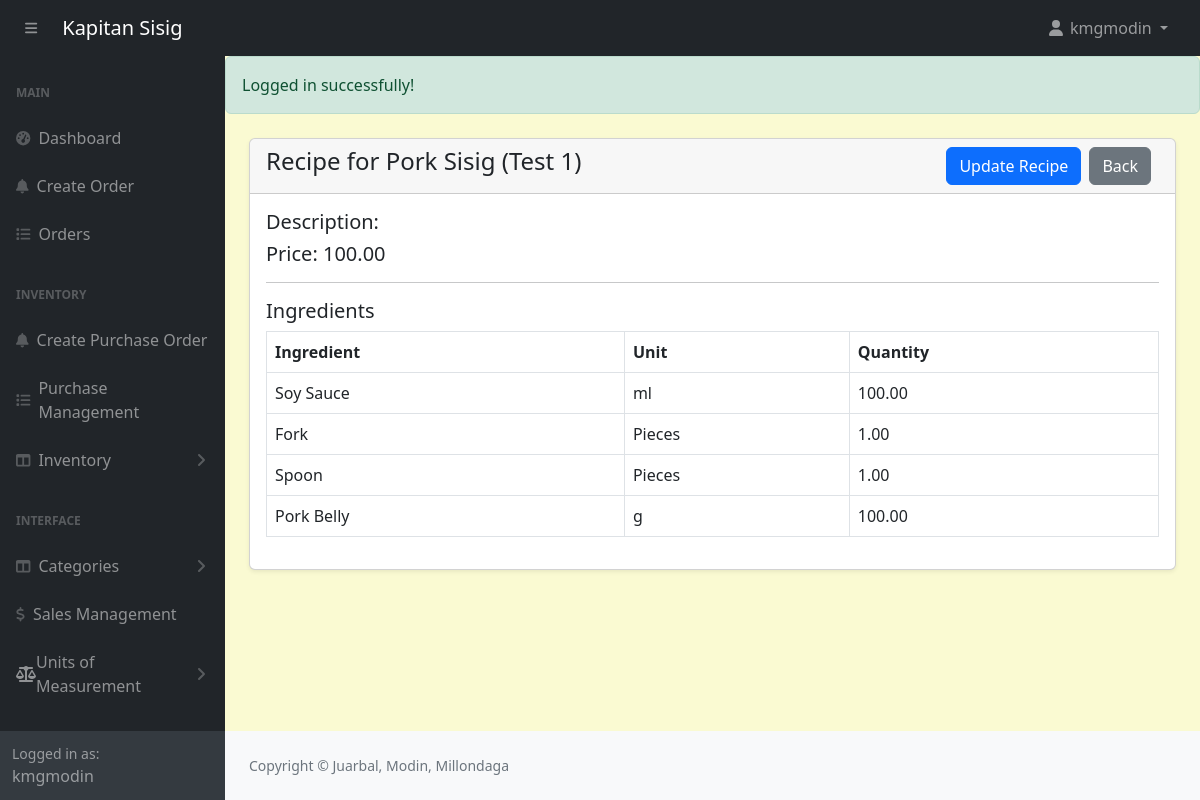
The page /admin/recipe-view.php?id=5 (signed in) on the database as committed earlier.
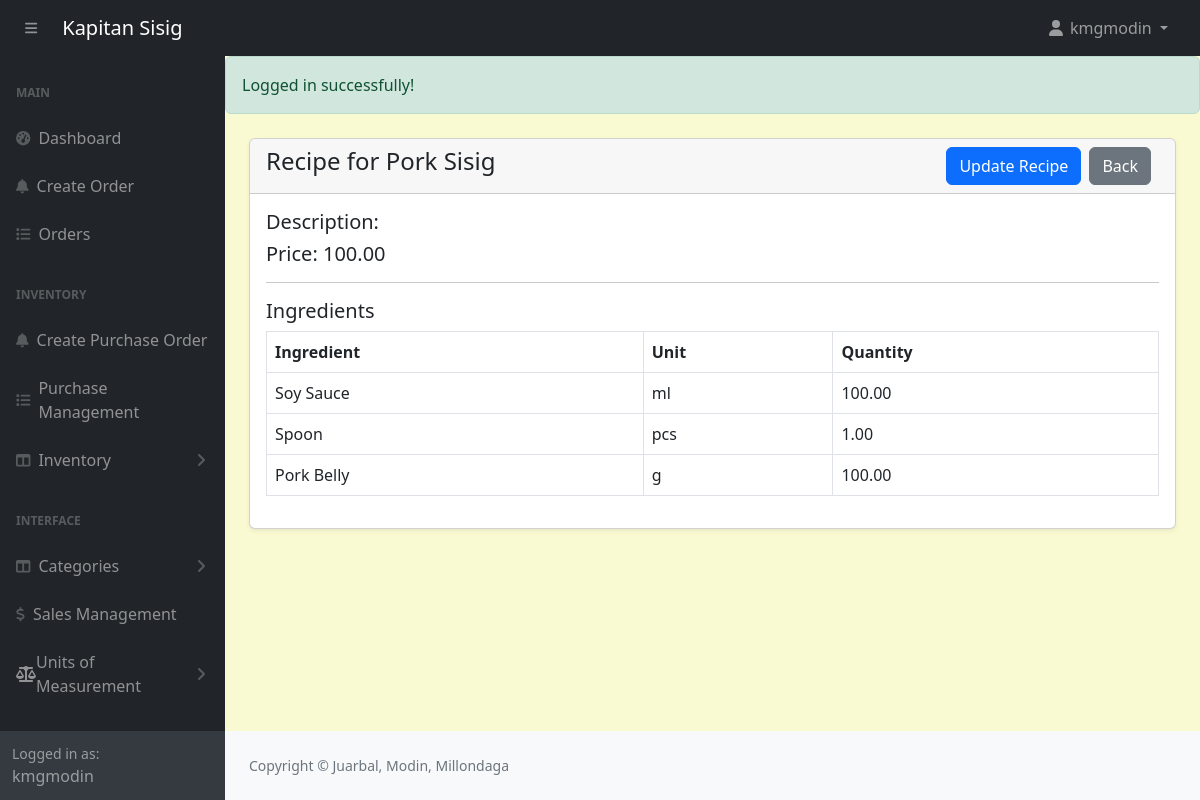
The same page on the database as committed later.
### tables this page shows
CREATE TABLE `products` (
  `id` int(11) NOT NULL,
  `category_id` int(11) NOT NULL,
  `productname` varchar(191) NOT NULL,
  `description` varchar(191) NOT NULL,
  `price` decimal(10,2) NOT NULL,
  `image` varchar(255) NOT NULL,
  `created_at` date NOT NULL DEFAULT current_timestamp(),
  `quantity` int(11) NOT NULL
);

CREATE TABLE `recipe_ingredients` (
  `id` int(11) NOT NULL,
  `recipe_id` int(11) NOT NULL,
  `ingredient_id` int(11) NOT NULL,
  `quantity` decimal(10,2) NOT NULL,
  `unit_id` int(11) NOT NULL
);

CREATE TABLE `ingredients` (
  `id` int(11) NOT NULL,
  `name` varchar(191) NOT NULL,
  `unit_id` int(11) NOT NULL,
  `category` varchar(191) NOT NULL,
  `quantity` decimal(10,2) NOT NULL,
  `reorder_point` decimal(10,2) NOT NULL
);

CREATE TABLE `units_of_measure` (
  `id` int(11) NOT NULL,
  `category_id` int(11) DEFAULT NULL,
  `uom_name` varchar(255) DEFAULT NULL,
  `type` enum('reference','bigger','smaller') DEFAULT NULL,
  `ratio` decimal(10,5) DEFAULT NULL,
  `active` tinyint(1) DEFAULT 1,
  `rounding_precision` decimal(10,5) DEFAULT NULL
);

### admin/recipe-view.php (the view, shortened to what this page needs)
<?php
include('includes/header.php');
if (isset($_SESSION['message'])): ?>
    <div class="alert alert-success">
        <?= htmlspecialchars($_SESSION['message']); ?>
    </div>
<?php endif; ?>
<?php
if (isset($_GET['id'])) {
    $productId = $_GET['id'];
    $productQuery = "SELECT * FROM products WHERE id = '$productId' LIMIT 1";
    $productResult = mysqli_query($conn, $productQuery);
    $product = mysqli_fetch_assoc($productResult);
    $recipeQuery = "SELECT r.id AS recipe_id
                    FROM recipes r
                    WHERE r.product_id = '$productId'
                    LIMIT 1";
    $recipeResult = mysqli_query($conn, $recipeQuery);
    if ($recipeResult && mysqli_num_rows($recipeResult) > 0) {
        $recipe = mysqli_fetch_assoc($recipeResult);
        $recipeId = $recipe['recipe_id'];
        $ingredientQuery = "
            SELECT i.name AS ingredient_name, ri.quantity, u.uom_name AS unit_name, i.category
            FROM recipe_ingredients ri
            JOIN ingredients i ON ri.ingredient_id = i.id
            JOIN units_of_measure u ON ri.unit_id = u.id
            WHERE ri.recipe_id = '$recipeId'
            ORDER BY i.category, i.name
            ";
        $ingredientResult = mysqli_query($conn, $ingredientQuery);
    } else {
        $ingredientResult = null;
    }
}
?>
<div class="container-fluid px-4 pb-4">
    <div class="card mt-4 shadow-sm">
        <div class="card-header">
            <h4 class="mb-0">Recipe for <?= htmlspecialchars($product['productname']); ?>
                <a href="products.php" class="btn btn-secondary float-end me-2">Back</a>
                <?php if (isset($recipeId)): ?>
                    <a href="recipe-edit.php?id=<?= urlencode($recipeId); ?>" class="btn btn-primary float-end me-2">Update Recipe</a>
                <?php endif; ?>
            </h4>
        </div>
        <div class="card-body">
            <h5>Description: <?= htmlspecialchars($product['description']); ?></h5>
            <h5>Price: <?= htmlspecialchars($product['price']); ?></h5>
            <hr />
            <h5>Ingredients</h5>
            <table class="table table-bordered">
                <thead>
                    <tr>
                        <th>Ingredient</th>
                        <th>Unit</th>
                        <th>Quantity</th>
                    </tr>
                </thead>
                <tbody>
                    <?php if (isset($ingredientResult) && mysqli_num_rows($ingredientResult) > 0): ?>
                        <?php while ($row = mysqli_fetch_assoc($ingredientResult)): ?>
                            <tr>
                                <td><?= htmlspecialchars($row['ingredient_name']); ?></td>
                                <td><?= htmlspecialchars($row['unit_name']); ?></td>
                                <td><?= htmlspecialchars($row['quantity']); ?></td>
                            </tr>
                        <?php endwhile; ?>
                    <?php else: ?>
                        <tr>
                            <td colspan="3">No ingredients found for this product. <?= isset($recipeId) ? "A recipe exists, but no ingredients have been added." : "No recipe exists for this product."; ?></td>
                        </tr>
                    <?php endif; ?>
                </tbody>
            </table>
        </div>
    </div>
</div>
<?php include('includes/footer.php'); ?>

Rows that differ between the two databases and show on the page:
removed recipe_ingredients: ingredient.name "Fork", units_of_measure.uom_name "Pieces", quantity "1.00"
changed products: productname "Pork Sisig (Test 1)" → "Pork Sisig"
changed through a linked row, recipe_ingredients "Spoon": units_of_measure.uom_name "Pieces" → "pcs"
